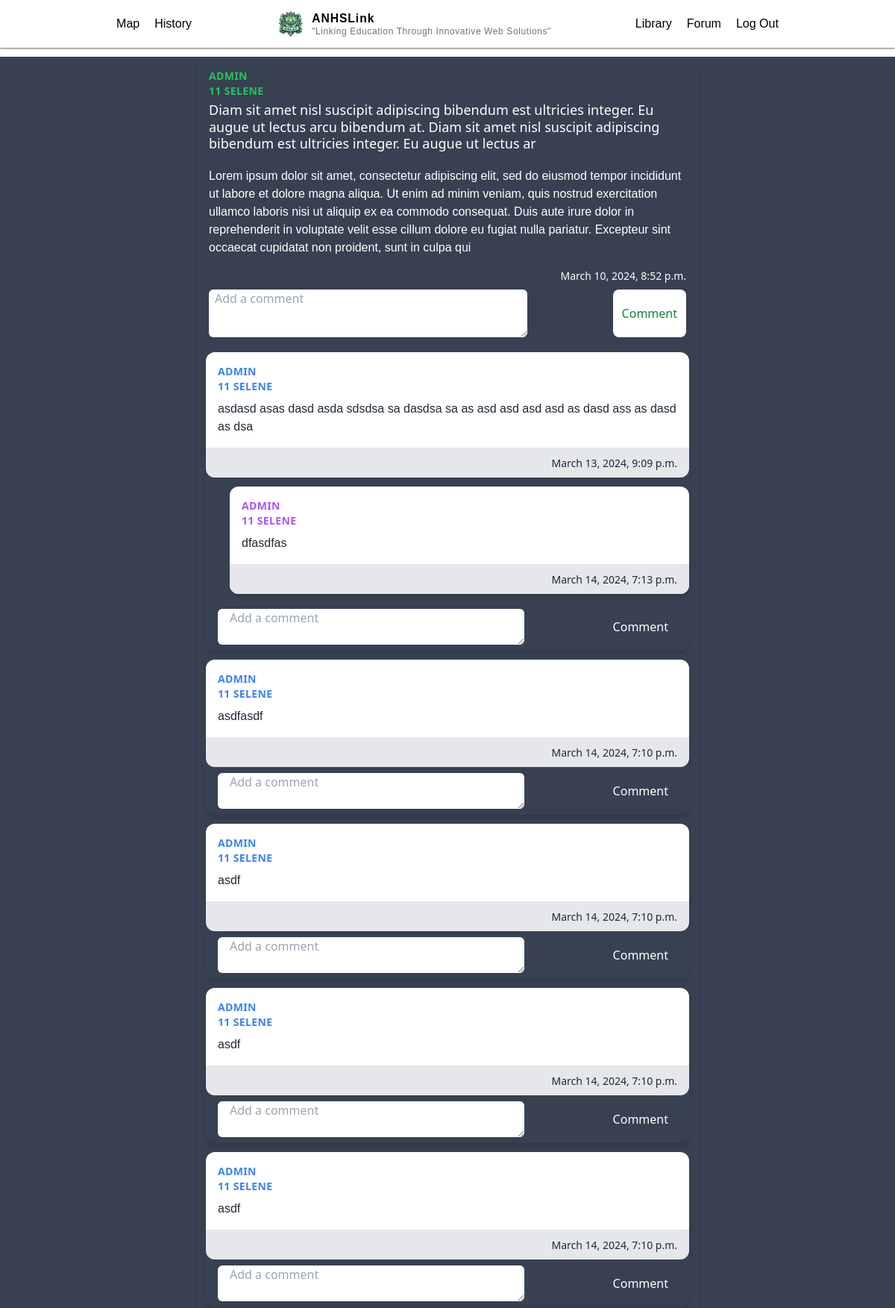
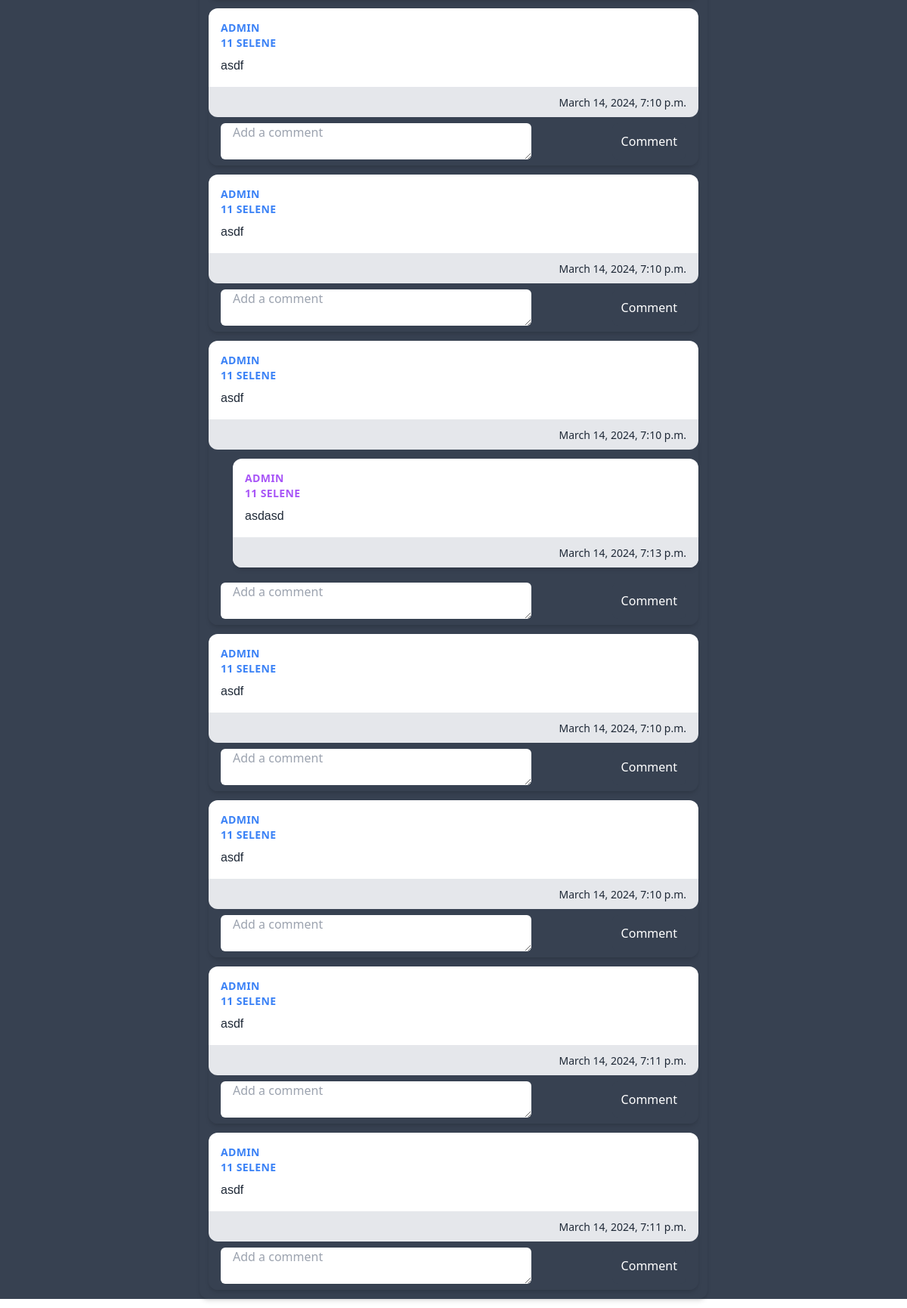
The page /forum/447/ (signed in) on the database its author committed (2 pictures, top to bottom).
### main/models.py (models this page shows, shortened)
class Forum (models.Model):
    author = models.ForeignKey(Profile, on_delete=models.CASCADE, related_name="author")
    title = models.CharField(max_length=200, default="")
    description = models.CharField(max_length=400, default="",blank=True)
    uploaded_at = models.DateTimeField(auto_now_add=True)
    likes = models.ManyToManyField(User, related_name ='liked_comments')
    dislikes = models.ManyToManyField(User,related_name ='disliked_comments')

class Comment(models.Model):
    forum = models.ForeignKey(Forum, on_delete=models.CASCADE, null=True, blank=True, default="", related_name='comments')
    parent = models.ForeignKey("self", on_delete=models.CASCADE, null= True, blank=True, related_name ="replies")
    author = models.ForeignKey(User, on_delete=models.CASCADE, default="")
    text = models.CharField(max_length=400)
    uploaded_at = models.DateTimeField(auto_now_add=True)
    def __str__(self):
        return self.text

### authentication/models.py (models this page shows, shortened)
class Profile(models.Model):
    user = models.OneToOneField(User, on_delete=models.CASCADE, related_name="profile")
    grade = models.IntegerField()
    section = models.CharField(default='Selene', max_length=20)
    email = models.EmailField(default="haha@gmail.com")

### main/views.py (the view)
# urls.py: path("forum/<int:id>/", views.forum_comment, name="forum_comment"),
@login_required(login_url="/login")
def forum_comment(request, id):
    forums = Forum.objects.filter(id=id)
    return render(request,"main/forum_about.html",{"forums":forums})

### main/templates/main/forum_about.html (shortened to what this page needs)
{% extends "main/base.html" %}
{% load static %}
{% block body %}
{% for forum in forums%}
<div class="bg-gray-700 min-h-screen h-auto">
  <div class="max-w-md mx-auto bg-gray-700 rounded-xl shadow-md overflow-hidden md:max-w-2xl m-3">
    <div class="md:flex">
      <div class="p-4 bg-gray-700 text-white w-full">
        <div class="uppercase tracking-wide text-sm  font-semibold author text-green-500">{{forum.author.user.username}}
        </div>
        <div class="uppercase tracking-wide text-sm  font-semibold author text-green-500">{{ forum.author.grade}}
          {{ forum.author.section }}</div>
        <a href="#"
          class="block mt-1 mb-5 text-lg leading-tight font-medium text-white hover:underline">{{forum.title}}</a>
        <p class="mt-2 text-white ">{{forum.description}}</p>
      </div>
    </div>
    <div class="px-4   flex justify-between rounded-b-xl">
      <span class="text-sm text-gray-600 flex items-center text-white">{{forum.uploaded_at}}</span>
    </div>
    <div>
      <form method="POST" class="form px-4 py-2 bg-gray-700 flex justify-between" action="{% url 'comment'  %}">
        <textarea required name="text" type="text" placeholder="Add a comment"
          class="rounded-md px-2 text-left w-2/3 h-16 " maxlength="400"></textarea>
        <button type="submit" class="text-green-700 bg-white px-3 rounded-lg submitBTN">Comment</button>
      </form>
    </div>
    {% for comment in forum.comments.all %}
    <div class=" bg-gray-700 rounded-xl shadow-md overflow-hidden md:max-w-2xl m-3">
      <div class="">
        <div class="">
          <div class="flex bg-white ">
            <div class="p-4 ">
              <div class="uppercase   tracking-wide text-sm text-blue-500 font-semibold author">
                {{comment.author.username}}
              </div>
              <div class="uppercase  tracking-wide text-sm text-blue-500 font-semibold author">
                {{comment.author.profile.grade}} {{comment.author.profile.section}}
              </div>
              <p class="mt-2 text-gray-800 size-fit ">{{comment.text}}</p>
            </div>
          </div>
          <div class="px-4 py-2 bg-gray-200 text-right rounded-b-xl  ">
            <span class="text-sm text-gray-800  ">{{comment.uploaded_at}}</span>
          </div>
        </div>
        {% for reply in comment.replies.all %}
        <div class="overflow-x-auto  ml-8">
          <div class="max-w-md mx-auto bg-white rounded-xl shadow-md overflow-hidden md:max-w-2xl m-3">
            <div class="md:flex">
              <div class="p-4 ">
                <div class="uppercase tracking-wide text-sm text-purple-500 font-semibold author">
                  {{reply.author.username}}
                </div>
                <div class="uppercase tracking-wide text-sm text-purple-500 font-semibold author">
                  {{reply.author.profile.grade}} {{reply.author.profile.section}}
                </div>
                <p class="mt-2 text-gray-800 size-fit ">{{ reply.text }}</p>
              </div>
            </div>
            <div class="px-4 py-2 bg-gray-200 text-right ">
              <span class="text-sm text-gray-800  ">{{reply.uploaded_at}}</span>
            </div>
          </div>
        </div>
        {% endfor %}
        <div>
          <form method="POST" class="form px-4 py-2 bg-gray-700 flex justify-between" action="{% url 'reply'  %}">
            <textarea required name="text" type="text" placeholder="Add a comment"
              class=" w-2/3 rounded-md px-4 text-left " maxlength="400"></textarea>
            <button type="submit" class="text-white bg-gray-700 px-3 rounded-lg submitBTN">Comment</button>
          </form>
        </div>
      </div>
    </div>
    {%empty%}
    <p class="m-3 text-center text-gray-500">No comments</p>
    {% endfor%}
  </div>
  {% endfor %}
  {% endblock %}

### authentication/static/css/main.css (style rules this page uses)
html, :host { line-height: 1.5; -webkit-text-size-adjust: 100%; -moz-tab-size: 4; -o-tab-size: 4; tab-size: 4; font-family: ui-sans-serif, system-ui, sans-serif, "Apple Color Emoji", "Segoe UI Emoji", "Segoe UI Symbol", "Noto Color Emoji"; font-feature-settings: normal; font-variation-settings: normal; -webkit-tap-highlight-color: transparent; }
body { margin: 0; line-height: inherit; }
a { color: inherit; text-decoration: inherit; }
button, input, optgroup, select, textarea { font-family: inherit; font-feature-settings: inherit; font-variation-settings: inherit; font-size: 100%; font-weight: inherit; line-height: inherit; color: inherit; margin: 0; padding: 0; }
button, select { text-transform: none; }
button, [type='button'], [type='reset'], [type='submit'] { -webkit-appearance: button; background-color: transparent; background-image: none; }
blockquote, dl, dd, h1, h2, h3, h4, h5, h6, hr, figure, p, pre { margin: 0; }
textarea { resize: vertical; }
input::placeholder, textarea::placeholder { opacity: 1; color: #9ca3af; }
button, [role="button"] { cursor: pointer; }
.m-3 { margin: 0.75rem; }
.mx-auto { margin-left: auto; margin-right: auto; }
.mb-5 { margin-bottom: 1.25rem; }
.ml-8 { margin-left: 2rem; }
.mt-1 { margin-top: 0.25rem; }
.mt-2 { margin-top: 0.5rem; }
.block { display: block; }
.flex { display: flex; }
.size-fit { width: -moz-fit-content; width: fit-content; height: -moz-fit-content; height: fit-content; }
.h-16 { height: 4rem; }
.h-auto { height: auto; }
.min-h-screen { min-height: 100vh; }
.w-2\/3 { width: 66.666667%; }
.w-full { width: 100%; }
.max-w-md { max-width: 28rem; }
.items-center { align-items: center; }
.justify-between { justify-content: space-between; }
.overflow-hidden { overflow: hidden; }
.overflow-x-auto { overflow-x: auto; }
.rounded-lg { border-radius: 0.5rem; }
.rounded-md { border-radius: 0.375rem; }
.rounded-xl { border-radius: 0.75rem; }
.rounded-b-xl { border-bottom-right-radius: 0.75rem; border-bottom-left-radius: 0.75rem; }
.bg-gray-200 { --tw-bg-opacity: 1; background-color: rgb(229 231 235 / var(--tw-bg-opacity)); }
.bg-gray-700 { --tw-bg-opacity: 1; background-color: rgb(55 65 81 / var(--tw-bg-opacity)); }
.bg-white { --tw-bg-opacity: 1; background-color: rgb(255 255 255 / var(--tw-bg-opacity)); }
.p-4 { padding: 1rem; }
.px-2 { padding-left: 0.5rem; padding-right: 0.5rem; }
.px-3 { padding-left: 0.75rem; padding-right: 0.75rem; }
.px-4 { padding-left: 1rem; padding-right: 1rem; }
.py-2 { padding-top: 0.5rem; padding-bottom: 0.5rem; }
.text-left { text-align: left; }
.text-right { text-align: right; }
.text-lg { font-size: 1.125rem; line-height: 1.75rem; }
.text-sm { font-size: 0.875rem; line-height: 1.25rem; }
.font-medium { font-weight: 500; }
.font-semibold { font-weight: 600; }
.uppercase { text-transform: uppercase; }
.leading-tight { line-height: 1.25; }
.tracking-wide { letter-spacing: 0.025em; }
.text-blue-500 { --tw-text-opacity: 1; color: rgb(59 130 246 / var(--tw-text-opacity)); }
.text-gray-600 { --tw-text-opacity: 1; color: rgb(75 85 99 / var(--tw-text-opacity)); }
.text-gray-800 { --tw-text-opacity: 1; color: rgb(31 41 55 / var(--tw-text-opacity)); }
.text-green-500 { --tw-text-opacity: 1; color: rgb(34 197 94 / var(--tw-text-opacity)); }
.text-green-700 { --tw-text-opacity: 1; color: rgb(21 128 61 / var(--tw-text-opacity)); }
.text-purple-500 { --tw-text-opacity: 1; color: rgb(168 85 247 / var(--tw-text-opacity)); }
.text-white { --tw-text-opacity: 1; color: rgb(255 255 255 / var(--tw-text-opacity)); }
.shadow-md { --tw-shadow: 0 4px 6px -1px rgb(0 0 0 / 0.1), 0 2px 4px -2px rgb(0 0 0 / 0.1); --tw-shadow-colored: 0 4px 6px -1px var(--tw-shadow-color), 0 2px 4px -2px var(--tw-shadow-color); box-shadow: var(--tw-ring-offset-shadow, 0 0 #0000), var(--tw-ring-shadow, 0 0 #0000), var(--tw-shadow); }
@media (min-width: 768px) { .md\:flex { display: flex; } }
@media (min-width: 768px) { .md\:max-w-2xl { max-width: 42rem; } }

### authentication/static/styles/styles.css (style rules this page uses)
body { margin: 0; padding: 0; }
a { text-decoration: none; }
p { font-family: sans-serif; }

### rows shown on the page
Forum: author.user.username "ADMIN", author.grade "11", author.section "SELENE", title "Diam sit amet nisl suscipit adipiscing bibendum est ultricies integer. Eu augue ut lectus arcu bibendum at. Diam sit amet nisl suscipit adipiscing bibendum est ultricies integer. Eu augue ut lectus ar", description "Lorem ipsum dolor sit amet, consectetur adipiscing elit, sed do eiusmod tempor incididunt ut labore et dolore magna aliqua. Ut enim ad minim veniam, quis nostrud exercitation ullamco laboris nisi ut aliquip ex ea commodo consequat. Duis aute irure dolor in reprehenderit in voluptate velit esse cillum dolore eu fugiat nulla pariatur. Excepteur sint occaecat cupidatat non proident, sunt in culpa qui", uploaded_at "March 10, 2024, 8:52 p.m."
Comment: author.username "ADMIN", author.profile.grade "11", author.profile.section "SELENE", text "asdasd asas dasd asda sdsdsa sa dasdsa sa as asd asd asd asd as dasd ass as dasd as dsa", uploaded_at "March 13, 2024, 9:09 p.m."
Comment: author.username "ADMIN", author.profile.grade "11", author.profile.section "SELENE", text "dfasdfas", uploaded_at "March 14, 2024, 7:13 p.m."
Comment: author.username "ADMIN", author.profile.grade "11", author.profile.section "SELENE", text "asdfasdf", uploaded_at "March 14, 2024, 7:10 p.m."
Comment: author.username "ADMIN", author.profile.grade "11", author.profile.section "SELENE", text "asdf", uploaded_at "March 14, 2024, 7:10 p.m."
Comment: author.username "ADMIN", author.profile.grade "11", author.profile.section "SELENE", text "asdf", uploaded_at "March 14, 2024, 7:10 p.m."
Comment: author.username "ADMIN", author.profile.grade "11", author.profile.section "SELENE", text "asdf", uploaded_at "March 14, 2024, 7:10 p.m."
Comment: author.username "ADMIN", author.profile.grade "11", author.profile.section "SELENE", text "asdf", uploaded_at "March 14, 2024, 7:10 p.m."
Comment: author.username "ADMIN", author.profile.grade "11", author.profile.section "SELENE", text "asdf", uploaded_at "March 14, 2024, 7:10 p.m."
Comment: author.username "ADMIN", author.profile.grade "11", author.profile.section "SELENE", text "asdf", uploaded_at "March 14, 2024, 7:10 p.m."
Comment: author.username "ADMIN", author.profile.grade "11", author.profile.section "SELENE", text "asdasd", uploaded_at "March 14, 2024, 7:13 p.m."
Comment: author.username "ADMIN", author.profile.grade "11", author.profile.section "SELENE", text "asdf", uploaded_at "March 14, 2024, 7:10 p.m."
Comment: author.username "ADMIN", author.profile.grade "11", author.profile.section "SELENE", text "asdf", uploaded_at "March 14, 2024, 7:10 p.m."
Comment: author.username "ADMIN", author.profile.grade "11", author.profile.section "SELENE", text "asdf", uploaded_at "March 14, 2024, 7:11 p.m."
Comment: author.username "ADMIN", author.profile.grade "11", author.profile.section "SELENE", text "asdf", uploaded_at "March 14, 2024, 7:11 p.m."
